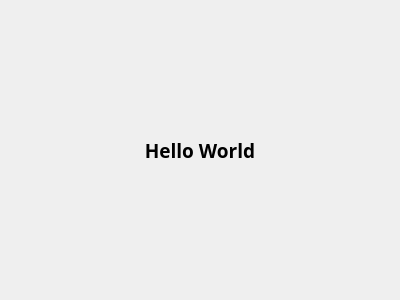
<?xml version="1.0" encoding="UTF-8"?>
<ui version="4.0">
 <class>Dialog</class>
 <widget class="QDialog" name="Dialog">
  <property name="geometry">
   <rect>
    <x>0</x>
    <y>0</y>
    <width>400</width>
    <height>300</height>
   </rect>
  </property>
  <property name="windowTitle">
   <string>Dialog</string>
  </property>
  <layout class="QVBoxLayout" name="verticalLayout">
   <item>
    <widget class="QLabel" name="label">
     <property name="font">
      <font>
       <family>Aharoni</family>
       <pointsize>14</pointsize>
       <weight>75</weight>
       <bold>true</bold>
      </font>
     </property>
     <property name="text">
      <string>Hello World</string>
     </property>
     <property name="alignment">
      <set>Qt::AlignCenter</set>
     </property>
    </widget>
   </item>
  </layout>
 </widget>
 <resources/>
 <connections/>
</ui>
